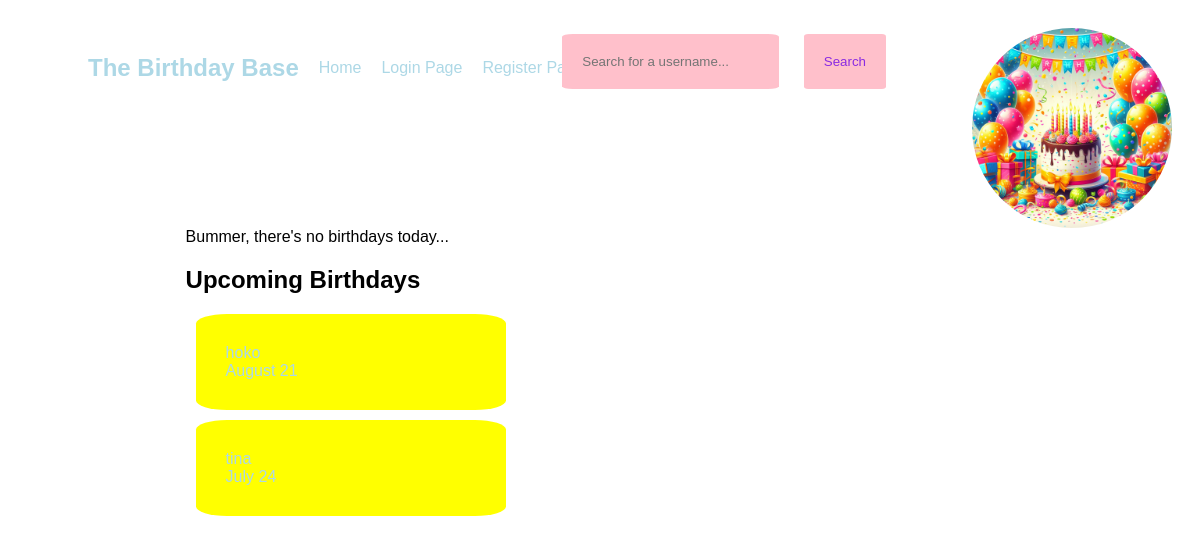
The page / on the database its author committed.
### app.py (models this page shows, shortened)
class User(db.Model, UserMixin):
    id = db.Column(db.Integer, primary_key=True)
    username = db.Column(db.String(20), nullable=False, unique=True)
    password = db.Column(db.String(80), nullable=False)
    first_name = db.Column(db.String(20), nullable=False)
    last_name = db.Column(db.String(80), nullable=True)
    birthday = db.Column(db.Date, nullable=False)
    profile_pic = db.Column(db.String(), default="default.jpg")
    followed = db.relationship(
        "Follow",
        foreign_keys=[Follow.follower_id],
        backref=db.backref("follower", lazy="joined"),
        lazy="dynamic",
        cascade="all, delete-orphan",
    )
    followers = db.relationship(
        "Follow",
        foreign_keys=[Follow.followed_id],
        backref=db.backref("followed", lazy="joined"),
        lazy="dynamic",
        cascade="all, delete-orphan",
    )
    postsender = db.relationship(
        "Post",
        backref=backref("postsender", uselist=False),
        foreign_keys=[Post.sender],
        lazy=True,
    )

### app.py (the view)
@app.route("/")
def home():
    todaybday = User.query.filter_by(birthday=date.today()).all()
    today = datetime.today()
    three_months_later = today + relativedelta(months=3)
    print('three_months_later ' + str(three_months_later))
    print('func.extract(\'month\', User.birthday) ' + str(func.extract('month', User.birthday)))
    print('today.month ' + str(today.month))
    print('three_months_later.month ' + str(three_months_later.month))
    upcoming = User.query.filter(
    and_(
        (func.extract('month', User.birthday) >= today.month),
        (func.extract('day', User.birthday) >= today.day),
        )
    )
    return render_template("home.html", today=todaybday, upcoming=upcoming)

### templates/home.html
{% extends 'base.html' %} {% block content %}
<section>
  {% if today|length >= 1 %}
  <h1>It's someone's birthday today!</h1>
  {% for t in today %}
  <p>People with birthdays today...</p>
  {{t.username}} {% endfor %} {% else %}
  <p>Bummer, there's no birthdays today...</p>
  {% endif %}
  <h2>Upcoming Birthdays</h2>
  {% for u in upcoming %}
  <div class="upcoming">
    <a href="{{ url_for('profile', username=u.username) }}">
      {{ u.username }}<br />
      {{ u.birthday.strftime('%B %d') }}
    </a>
  </div>
  {% endfor %}
</section>
 {% endblock %}

### static/css/all.css (style rules this page uses)
html { font-family: Impact, Haettenschweiler, 'Arial Narrow Bold', sans-serif; margin: 0; }
a:link { text-decoration: none; color: lightblue; }
.upcoming { background-color: yellow; padding: 30px; border-radius: 10%; width: 250px; margin: 10px; }
section { margin-left: 15%; margin-top: 100px; margin-bottom: 100px; }

### rows shown on the page
User: username "hoko", birthday "August 21"
User: username "tina", birthday "July 24"
